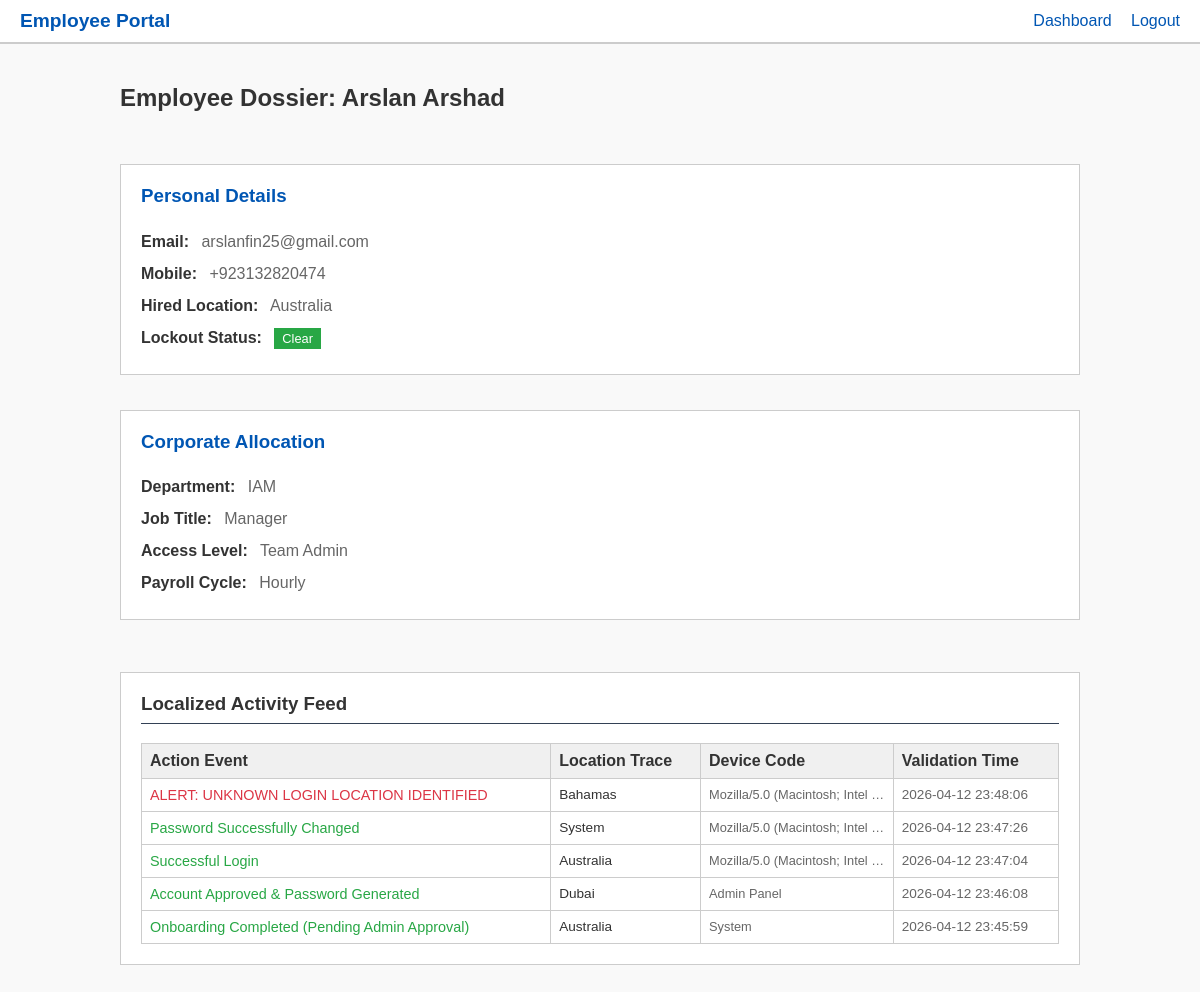
Page /admin/view_employee/4 (signed in) on the committed database.
### models.py (models this page shows)
class User(db.Model):
    id = db.Column(db.Integer, primary_key=True)
    first_name = db.Column(db.String(50), nullable=False)
    last_name = db.Column(db.String(50), nullable=False)
    email = db.Column(db.String(120), unique=True, nullable=False)
    mobile = db.Column(db.String(20), nullable=False)
    department = db.Column(db.String(50))
    access_required = db.Column(db.String(100))
    location = db.Column(db.String(100), nullable=False)
    job_title = db.Column(db.String(50))
    payroll = db.Column(db.String(50))
    password = db.Column(db.String(255), nullable=True)
    password_token = db.Column(db.String(100), nullable=True)
    is_first_login = db.Column(db.Boolean, default=True)
    is_approved = db.Column(db.Boolean, default=False)
    role = db.Column(db.String(10), default='User') # 'User' or 'Admin'
    failed_attempts = db.Column(db.Integer, default=0)
    is_locked = db.Column(db.Boolean, default=False)
    lockout_timestamp = db.Column(db.DateTime, nullable=True)
    force_logout = db.Column(db.Boolean, default=False)

class ActivityLog(db.Model):
    id = db.Column(db.Integer, primary_key=True)
    user_id = db.Column(db.Integer, db.ForeignKey('user.id'), nullable=False)
    action = db.Column(db.String(100), nullable=False)
    device = db.Column(db.String(255))
    location = db.Column(db.String(100))
    timestamp = db.Column(db.DateTime, default=get_ireland_time)
    user = db.relationship('User', backref=db.backref('activities', lazy=True))

### app.py (the view)
@app.route('/admin/view_employee/<int:id>', methods=['GET'])
def view_employee(id):
    if 'user_id' not in session: return redirect(url_for('login'))
    admin = User.query.get(session['user_id'])
    if admin.role != 'Admin': return redirect(url_for('index'))
    emp = User.query.get_or_404(id)
    activities = ActivityLog.query.filter_by(user_id=emp.id).order_by(ActivityLog.timestamp.desc()).all()
    return render_template('admin_view_employee.html', emp=emp, activities=activities)

### templates/admin_view_employee.html (shortened to what this page needs)
{% extends "base.html" %}
{% block content %}
<div style="display: flex; justify-content: space-between; align-items: center; margin-bottom: 2rem;">
    <h2>Employee Dossier: {{ emp.first_name }} {{ emp.last_name }} {% if not emp.is_approved %}<span class="badge badge-warning">PENDING APPROVAL</span>{% endif %}</h2>
</div>
<div class="grid">
    <div class="card">
        <h3 style="margin-top: 0; color: var(--primary);">Personal Details</h3>
        <ul style="list-style: none; padding: 0; margin: 0; color: var(--text-muted); line-height: 2;">
            <li><strong style="margin-right: 0.5rem; color: var(--text);">Email:</strong> {{ emp.email }}</li>
            <li><strong style="margin-right: 0.5rem; color: var(--text);">Mobile:</strong> {{ emp.mobile }}</li>
            <li><strong style="margin-right: 0.5rem; color: var(--text);">Hired Location:</strong> {{ emp.location }}</li>
            <li><strong style="margin-right: 0.5rem; color: var(--text);">Lockout Status:</strong>
                {% if emp.is_locked %}
                <span class="badge badge-danger">LOCKED</span>
                {% else %}
                <span class="badge badge-success">Clear</span>
                {% endif %}
            </li>
        </ul>
    </div>
    <div class="card">
        <h3 style="margin-top: 0; color: var(--primary);">Corporate Allocation</h3>
        <ul style="list-style: none; padding: 0; margin: 0; color: var(--text-muted); line-height: 2;">
            <li><strong style="margin-right: 0.5rem; color: var(--text);">Department:</strong> {{ emp.department }}</li>
            <li><strong style="margin-right: 0.5rem; color: var(--text);">Job Title:</strong> {{ emp.job_title }}</li>
            <li><strong style="margin-right: 0.5rem; color: var(--text);">Access Level:</strong> {{ emp.access_required }}</li>
            <li><strong style="margin-right: 0.5rem; color: var(--text);">Payroll Cycle:</strong> {{ emp.payroll }}</li>
        </ul>
    </div>
</div>
<div class="card" style="margin-top: 2rem;">
    <h3 style="margin-top: 0; border-bottom: 1px solid #334155; padding-bottom: 0.5rem;">Localized Activity Feed</h3>
    {% if activities %}
    <table style="margin-top: 1rem;">
        <thead>
            <tr>
                <th>Action Event</th>
                <th>Location Trace</th>
                <th>Device Code</th>
                <th>Validation Time</th>
            </tr>
        </thead>
        <tbody>
            {% for log in activities %}
            <tr>
                <td style="{% if 'FAILED' in log.action or 'LOCKED OUT' in log.action or 'invalid' in log.action or 'IDENTIFIED' in log.action %}color: var(--danger);{% elif 'Warning' in log.action %}color: var(--warning);{% else %}color: var(--success);{% endif %} font-weight: 500; font-size: 0.9rem;">
                    {{ log.action }}
                </td>
                <td style="font-size: 0.85rem;">{{ log.location }}</td>
                <td style="font-size: 0.8rem; color: var(--text-muted); max-width: 150px; overflow: hidden; text-overflow: ellipsis; white-space: nowrap;">
                    {{ log.device }}
                </td>
                <td style="font-size: 0.85rem; color: var(--text-muted);">{{ log.timestamp.strftime('%Y-%m-%d %H:%M:%S') }}</td>
            </tr>
            {% endfor %}
        </tbody>
    </table>
    {% else %}
    <p style="color: var(--text-muted);">No activity data exists for this user.</p>
    {% endif %}
</div>
{% endblock %}

### static/styles.css (style rules this page uses)
:root { --primary: #0056b3; --primary-hover: #004085; --bg: #f9f9f9; --surface: #ffffff; --surface-hover: #e2e8f0; --text: #333333; --text-muted: #666666; --danger: #dc3545; --success: #28a745; --warning: #ffc107; }
body { margin: 0; font-family: Arial, sans-serif; background-color: #f9f9f9; color: #333333; min-height: 100vh; display: flex; flex-direction: column; }
.card { background: #ffffff; border: 1px solid #ccc; padding: 20px; margin-bottom: 20px; }
.grid { display: grid; grid-template-columns: 1fr; gap: 15px; }
table { width: 100%; border-collapse: collapse; margin-top: 10px; }
th, td { padding: 8px; text-align: left; border: 1px solid #ccc; }
th { background-color: #f0f0f0; font-weight: bold; }
.badge { padding: 3px 8px; border: 1px solid #ccc; font-size: 0.8rem; background-color: #eee; color: #000; }
.badge-success { background-color: #28a745; color: white; border: none; }

### rows in the picture
User: first_name "Arslan", last_name "Arshad", email "arslanfin25@gmail.com", mobile "+923132820474", location "Australia", department "IAM", job_title "Manager", access_required "Team Admin", payroll "Hourly"
ActivityLog: action "ALERT: UNKNOWN LOGIN LOCATION IDENTIFIED", location "Bahamas", device "Mozilla/5.0 (Macintosh; Intel…", timestamp "2026-04-12 23:48:06"
ActivityLog: action "Password Successfully Changed", location "System", device "Mozilla/5.0 (Macintosh; Intel…", timestamp "2026-04-12 23:47:26"
ActivityLog: action "Successful Login", location "Australia", device "Mozilla/5.0 (Macintosh; Intel…", timestamp "2026-04-12 23:47:04"
ActivityLog: action "Account Approved & Password Generated", location "Dubai", device "Admin Panel", timestamp "2026-04-12 23:46:08"
ActivityLog: action "Onboarding Completed (Pending Admin Approval)", location "Australia", device "System", timestamp "2026-04-12 23:45:59"
